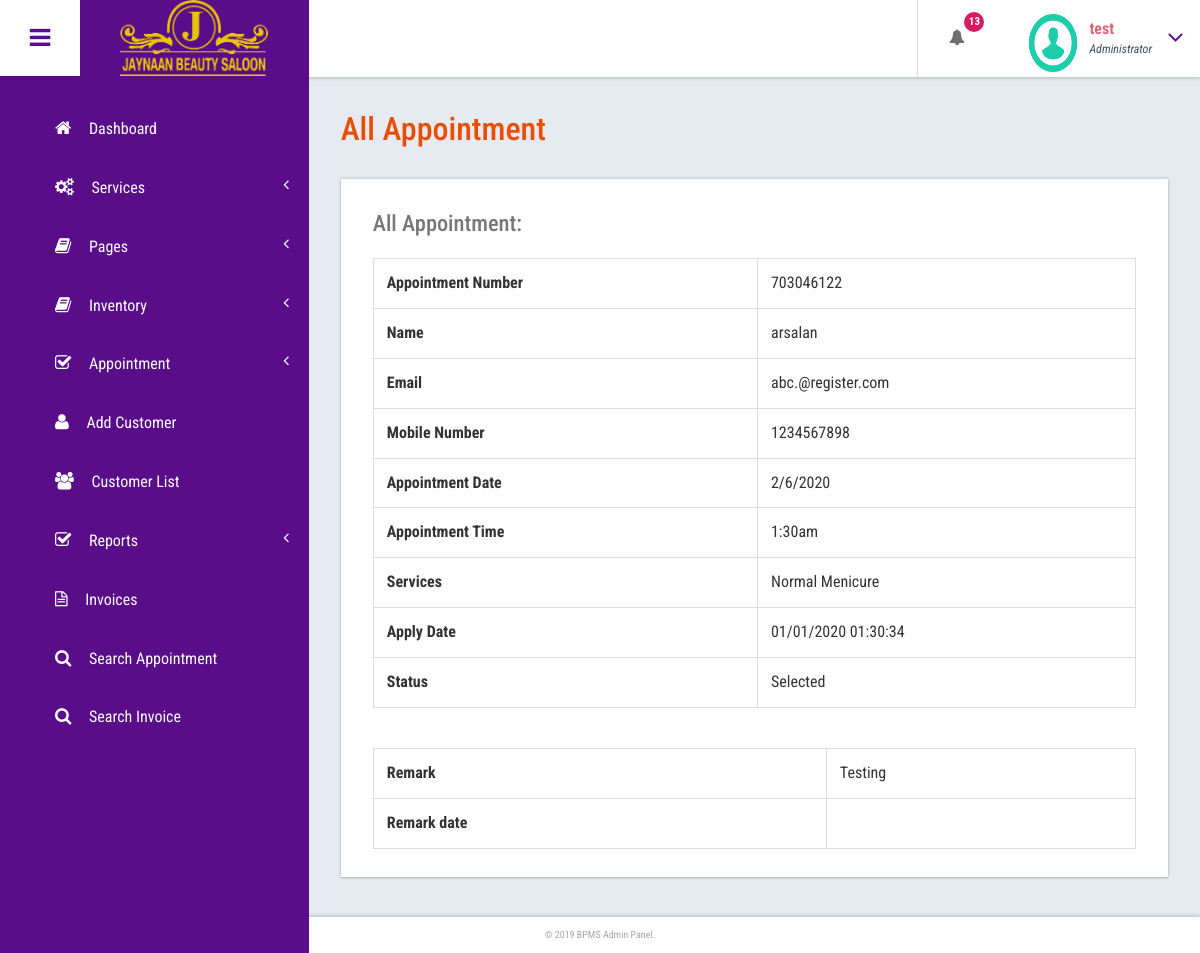
/salon.opencapto.io/admin/edit-appointment.php?editid=15 (signed in), run on the app's committed database.
### tables this page shows
CREATE TABLE `tblappointment` (
  `ID` int(10) NOT NULL,
  `AptNumber` varchar(80) DEFAULT NULL,
  `Name` varchar(120) DEFAULT NULL,
  `Email` varchar(120) DEFAULT NULL,
  `PhoneNumber` bigint(11) DEFAULT NULL,
  `AptDate` varchar(120) DEFAULT NULL,
  `AptTime` varchar(120) DEFAULT NULL,
  `Services` varchar(120) DEFAULT NULL,
  `ApplyDate` varchar(50) DEFAULT NULL,
  `Remark` varchar(200) DEFAULT NULL,
  `Status` varchar(200) DEFAULT NULL,
  `RemarkDate` varchar(200) NOT NULL
);

### salon.opencapto.io/admin/edit-appointment.php (the view, shortened to what this page needs)
<?php
include('includes/dbconnection.php');
if (strlen($_SESSION['bpmsaid']==0)) {
  header('location:logout.php');
  } else{
  ?>
<!DOCTYPE HTML>
<html>
<head>
<link href="css/bootstrap.css" rel='stylesheet' type='text/css' />
<link href="css/style.css" rel='stylesheet' type='text/css' />
<link href="css/font-awesome.css" rel="stylesheet">
<link href="css/animate.css" rel="stylesheet" type="text/css" media="all">
<link href="css/custom.css" rel="stylesheet">
</head>
<body class="cbp-spmenu-push">
	<div class="main-content">
		 <?php include_once('includes/sidebar.php');?>
		 <?php include_once('includes/header.php');?>
		<div id="page-wrapper">
			<div class="main-page">
				<div class="tables">
					<h3 class="title1">All Appointment</h3>
					<div class="table-responsive bs-example widget-shadow">
						<h4>All Appointment:</h4>
						<?php
$cid=$_GET['editid'];
$ret=mysqli_query($con,"select * from tblappointment where ID='$cid'");
while ($row=mysqli_fetch_array($ret)) {
?>
						<table class="table table-bordered">
							<tr>
    <th>Appointment Number</th>
    <td><?php  echo $row['AptNumber'];?></td>
  </tr>
  <tr>
<th>Name</th>
    <td><?php  echo $row['Name'];?></td>
  </tr>
<tr>
    <th>Email</th>
    <td><?php  echo $row['Email'];?></td>
  </tr>
   <tr>
    <th>Mobile Number</th>
    <td><?php  echo $row['PhoneNumber'];?></td>
  </tr>
   <tr>
    <th>Appointment Date</th>
    <td><?php  echo $row['AptDate'];?></td>
  </tr>
<tr>
    <th>Appointment Time</th>
    <td><?php  echo $row['AptTime'];?></td>
  </tr>
  <tr>
    <th>Services</th>
    <td><?php  echo $row['Services'];?></td>
  </tr>
  <tr>
    <th>Apply Date</th>
    <td><?php  echo $row['ApplyDate'];?></td>
  </tr>
<tr>
    <th>Status</th>
    <td> <?php
if($row['Status']=="1")
{
  echo "Selected";
}
     ;?></td>
  </tr>
						</table>
							<?php if($row['Remark']==""){ ?>
<form name="submit" method="post" enctype="multipart/form-data">
<tr>
    <th>Remark :</th>
    <td>
    <textarea name="remark" placeholder="" rows="12" cols="14" class="form-control wd-450" required="true"></textarea></td>
   </tr>
  <tr>
    <th>Status :</th>
    <td>
   <select name="status" class="form-control wd-450" required="true" >
     <option value="1" selected="true">Selected</option>
     <option value="2">Rejected</option>
   </select></td>
  </tr>
  <tr align="center">
    <td colspan="2"><button type="submit" name="submit" class="btn btn-az-primary pd-x-20">Submit</button></td>
  </tr>
  </form>
<?php } else { ?>
						<table class="table table-bordered">
							<tr>
    <th>Remark</th>
    <td><?php echo $row['Remark']; ?></td>
  </tr>
<tr>
<th>Remark date</th>
<td><?php echo $row['Remarkdate']; ?>  </td></tr>
						</table>
						<?php } ?>
						<?php } ?>
					</div>
				</div>
			</div>
		</div>
		 <?php include_once('includes/footer.php');?>
	</div>
</body>
</html>
<?php }  ?>

### salon.opencapto.io/admin/includes/header.php (shortened to what this page needs)
<div class="sticky-header header-section ">
      <div class="header-left">
        <button id="showLeftPush"><i class="fa fa-bars"></i></button>
        <div class="logo">
          <a href="index.html">
         <img src="../images/Logo.png" alt="">
          </a>
        </div>
      </div>
      <div class="header-right">
        <div class="profile_details_left">
          <ul class="nofitications-dropdown">
            <?php
$ret1=mysqli_query($con,"select ID,Name from  tblappointment where Status=0");
$num=mysqli_num_rows($ret1);
?>
            <li class="dropdown head-dpdn">
              <a href="#" class="dropdown-toggle" data-toggle="dropdown" aria-expanded="false"><i class="fa fa-bell"></i><span class="badge blue"><?php echo $num;?></span></a>
            </li>
          </ul>
          <div class="clearfix"> </div>
        </div>
        <div class="profile_details">
        <?php
$adid=$_SESSION['bpmsaid'];
$ret=mysqli_query($con,"select AdminName from tbladmin where ID='$adid'");
$row=mysqli_fetch_array($ret);
$name=$row['AdminName'];
?>
          <ul>
            <li class="dropdown profile_details_drop">
              <a href="#" class="dropdown-toggle" data-toggle="dropdown" aria-expanded="false">
                <div class="profile_img">
                  <span class="prfil-img"><img src="images/download (1).png" alt="" width="50" height="60"> </span>
                  <div class="user-name">
                    <p><?php echo $name; ?></p>
                    <span>Administrator</span>
                  </div>
                  <i class="fa fa-angle-down lnr"></i>
                  <div class="clearfix"></div>
                </div>
              </a>
            </li>
          </ul>
        </div>
      </div>
      <div class="clearfix"> </div>
    </div>

### salon.opencapto.io/admin/css/custom.css (style rules this page uses)
#page-wrapper { padding:7em 2em 2.5em; background-color: #E6EBF1; }

### data on the page
tblappointment: AptNumber "703046122", Name "arsalan", Email "abc.@register.com", PhoneNumber "1234567898", AptDate "2/6/2020", AptTime "1:30am", Services "Normal Menicure", ApplyDate "01/01/2020 01:30:34", Status "Selected", Remark "Testing"

### other printed values
$num "13"
$name "test"
